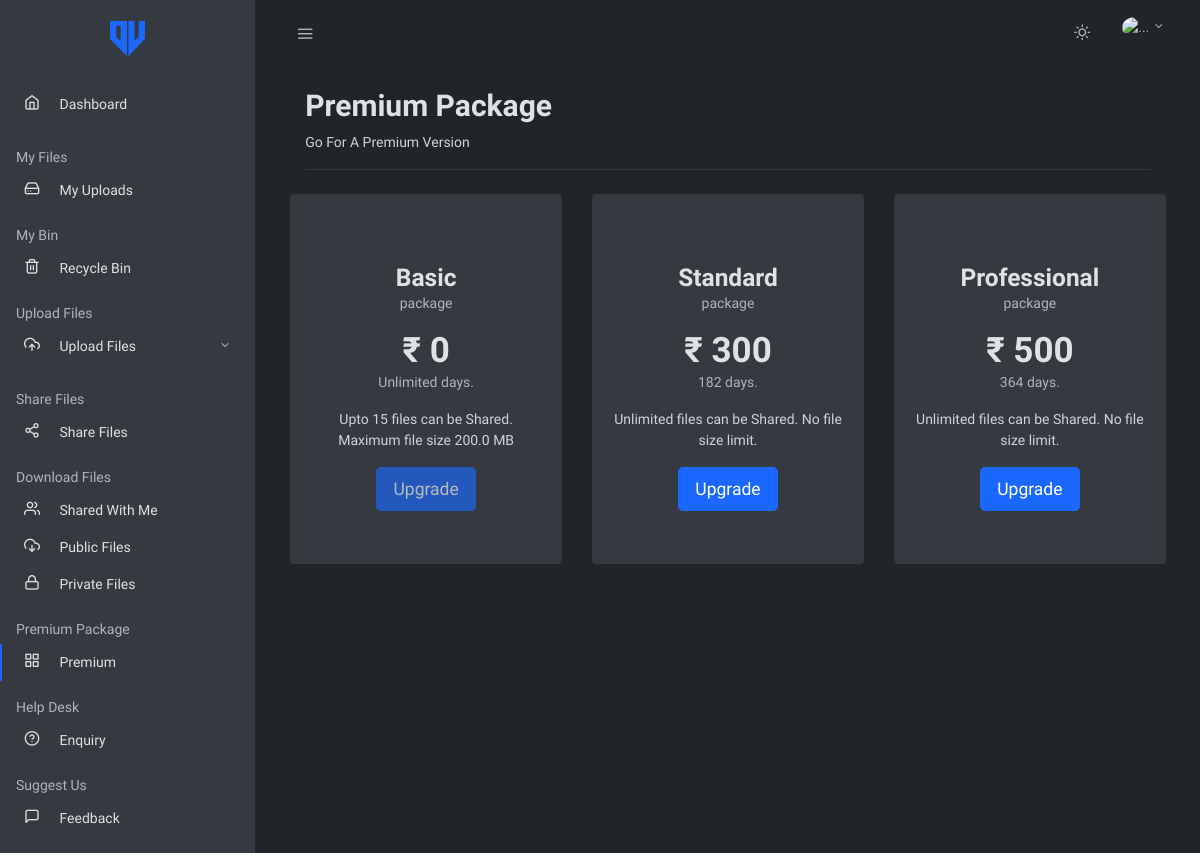
The page /DocVaultPremium (signed in) on the database its author committed.
### docvaultuser/models.py (models this page shows)
class premium_package(models.Model):
    package_type = models.CharField(max_length=30)
    package_publish_date_time = models.DateTimeField(auto_now_add=True, editable=False)
    package_status = models.CharField(max_length=30)
    package_price = models.FloatField()
    package_duration = models.IntegerField()
    package_description = models.CharField(max_length=100, default="")

### docvaultuser/views.py (the view)
# urls.py: re_path('DocVaultPremium', views.DocVaultPremium, name="DocVaultPremium.html"),
def DocVaultPremium(request):
    if request.session.is_empty():
        return render(request, 'signlog.html')
    else:
        pack = premium_package.objects.all().exclude(id=3).order_by('package_price')
        basic = premium_package.objects.get(id=3)
        return render(request, 'DocVaultPremium.html', {'context': pack, 'basic': basic})

### docvaultuser/templates/DocVaultPremium.html (shortened to what this page needs)
<!doctype html>
{%load static%}
<html lang="en">
  <head>
    <link rel="stylesheet" href=" {% static 'css/simplebar.css' %} ">
    <link rel="stylesheet" href=" {% static 'css/feather.css' %} ">
    <link rel="stylesheet" href=" {% static 'css/daterangepicker.css' %} ">
    <link rel="stylesheet" href=" {% static 'css/app-light.css' %} " id="lightTheme" disabled>
    <link rel="stylesheet" href=" {% static 'css/app-dark.css' %} " id="darkTheme">
  </head>
  <body class="vertical  dark  " onload="myFunc()">
    <div class="wrapper">
      <nav class="topnav navbar navbar-light">
        <button type="button" class="navbar-toggler text-muted mt-2 p-0 mr-3 collapseSidebar">
          <i class="fe fe-menu navbar-toggler-icon"></i>
        </button>
        <ul class="nav">
          <li class="nav-item">
            <a class="nav-link text-muted my-2" href="#" id="modeSwitcher" data-mode="dark">
              <i class="fe fe-sun fe-16"></i>
            </a>
          </li>
          <li class="nav-item dropdown">
            <a class="nav-link dropdown-toggle text-muted pr-0" href="#" id="navbarDropdownMenuLink" role="button" data-toggle="dropdown" aria-haspopup="true" aria-expanded="false">
              <span class="avatar avatar-sm mt-2">
                <img src="/media/{{request.session.log_user_dp}} " height="30px" width="25px" alt="..." class="avatar-img rounded-circle">
              </span>
            </a>
          </li>
        </ul>
      </nav>
      <aside class="sidebar-left border-right bg-white shadow" id="leftSidebar" data-simplebar>
        <nav class="vertnav navbar navbar-light">
          <div class="w-100 mb-4 d-flex">
            <a class="navbar-brand mx-auto mt-2 flex-fill text-center" href=" {% url 'DocVaultIndex.html' %} ">
              <img src=" {% static 'assets/images/logo.png' %} " height="35px" width="35px">
            </a>
          </div>
          <ul class="navbar-nav flex-fill w-100 mb-2">
            <li class="nav-item ">
              <a href=" {% url 'DocVaultIndex.html' %} " class="nav-link">
                <i class="fe fe-home fe-16"></i>
                <span class="ml-3 item-text">Dashboard</span><span class="sr-only">(current)</span>
              </a>
            </li>
          </ul>
          <p class="text-muted nav-heading mt-3 mb-1">
            <span>My Files</span>
          </p>
          <ul class="navbar-nav flex-fill w-100 mb-2">
            <li class="nav-item w-100">
              <a class="nav-link" href=" {% url 'DocVaultMyUploads.html' %} ">
                <i class="fe fe-hard-drive fe-16"></i>
                <span class="ml-3 item-text">My Uploads</span>
              </a>
            </li>
             <p class="text-muted nav-heading mt-3 mb-1">
            <span>My Bin</span>
          </p>
          <ul class="navbar-nav flex-fill w-100 mb-2">
            <li class="nav-item w-100">
              <a class="nav-link" href=" {% url 'DocVaultRecycle.html' %} ">
                <i class="fe fe-trash-2 fe-16"></i>
                <span class="ml-3 item-text">Recycle Bin</span>
              </a>
            </li>
            <ul class="navbar-nav flex-fill w-100 mb-2">
              <p class="text-muted nav-heading mt-3 mb-1">
               <span>Upload Files</span>
              </p>
            <li class="nav-item dropdown ">
              <a href=" #dashboard " data-toggle="collapse" aria-expanded="false" class="dropdown-toggle nav-link">
                <i class="fe fe-upload-cloud fe-16"></i>
                <span class="ml-3 item-text">Upload Files</span><span class="sr-only">(current)</span>
              </a>
            </li>
          </ul>
          <p class="text-muted nav-heading mt-3 mb-1">
            <span>Share Files</span>
          </p>
            <li class="nav-item w-100">
              <a class="nav-link" href=" {% url 'showup' %} ">
                <i class="fe fe-share-2 fe-16"></i>
                <span class="ml-3 item-text">Share Files</span>
              </a>
            </li>
          <p class="text-muted nav-heading mt-3 mb-1">
            <span>Download Files</span>
          </p>
            <li class="nav-item w-100">
              <a class="nav-link" href=" {% url 'DocVaultSharedFiles.html' %} ">
                <i class="fe fe-users fe-16"></i>
                <span class="ml-3 item-text">Shared With Me</span>
              </a>
            </li>
            <li class="nav-item">
              <a href=" {% url 'DocVaultDownloadFiles.html' %} " class="nav-link">
                <i class="fe fe-download-cloud fe-16"></i>
                <span class="ml-3 item-text">Public Files</span>
              </a>
            </li>
            <li class="nav-item">
               <a class="nav-link " href=" {% url 'showprivate' %} ">
                  <i class="fe fe-lock fe-16"></i>
                 <span class="ml-3 item-text"> Private Files</span>
              </a>
            </li>
            <p class="text-muted nav-heading mt-3 mb-1">
            <span>Premium Package</span>
            </p>
            <li class="nav-item active">
              <a href=" {% url 'DocVaultPremium.html' %} " class="nav-link">
                <i class="fe fe-grid fe-16"></i>
                <span class="ml-3 item-text">Premium</span>
              </a>
            </li>
            <p class="text-muted nav-heading mt-3 mb-1">
            <span>Help Desk</span>
            </p>
            <li class="nav-item">
              <a href=" {% url 'DocVaultEnquiry.html' %} " class="nav-link">
                <i class="fe fe-help-circle fe-16"></i>
                <span class="ml-3 item-text">Enquiry</span>
              </a>
            </li>
            <p class="text-muted nav-heading mt-3 mb-1">
            <span>Suggest Us</span>
          </p>
            <li class="nav-item ">
              <a href=" {% url 'DocVaultFeedback.html' %} " class="nav-link">
                <i class="fe fe-message-square fe-16"></i>
                <span class="ml-3 item-text">Feedback</span>
              </a>
            </li>
          </ul>
        </nav>
      </aside>
      <main role="main" class="main-content">
        <div class="container-fluid">
          <div class="col">
            <h2 class="h5 page-title" style="font-size:30px;">Premium Package</h2>
            <span class="medium">Go For A Premium Version</span>
            <hr>
          </div>
          <div class="card-deck my-4">
            <div class="card mb-4">
              <div class="card-body text-center my-4">
                  <h3 class="h3 mt-4 mb-0">{{basic.package_type}}</h3>
                <p class="text-muted">package</p>
                <span class="h1 mb-0">₹ {{basic.package_price|floatformat }}</span>
                <p class="text-muted">Unlimited days.</p>
                <ul class="list-unstyled">
                  <li>{{basic.package_description}}</li>
                </ul>
                    <button type="button" disabled class="btn mb-2 btn-primary btn-lg">Upgrade</button>
              </div>
            </div>
          {% for data in context %}
            <div class="card mb-4">
              <div class="card-body text-center my-4">
                  <h3 class="h3 mt-4 mb-0">{{data.package_type}}</h3>
                <p class="text-muted">package</p>
                <span class="h1 mb-0">₹ {{data.package_price|floatformat }}</span>
                <p class="text-muted">{{data.package_duration}} days.</p>
                <ul class="list-unstyled">
                  <li>{{data.package_description}}</li>
                </ul>
                  <a href="/DocVaultPayment/{{ data.id }} ">
                    <button type="button" class="btn mb-2 btn-primary btn-lg">Upgrade</button>
                  </a>
              </div>
            </div>
          {% endfor %}
          </div>
        </div>
      </main>
    </div>
  </body>
</html>

### docvaultuser/static/css/simplebar.css (style rules this page uses)
[data-simplebar] { position: relative; flex-direction: column; flex-wrap: wrap; justify-content: flex-start; align-content: flex-start; align-items: flex-start; }

### docvaultuser/static/css/feather.css (style rules this page uses)
.fe { font-family: "feather" !important; speak: none; font-style: normal; font-weight: normal; font-variant: normal; text-transform: none; line-height: 1; -webkit-font-smoothing: antialiased; -moz-osx-font-smoothing: grayscale; }
.fe-16 { font-size: 16px; }
.fe-download-cloud:before { content: ""; }
.fe-grid:before { content: ""; }
.fe-hard-drive:before { content: ""; }
.fe-help-circle:before { content: ""; }
.fe-home:before { content: ""; }
.fe-lock:before { content: ""; }
.fe-menu:before { content: ""; }
.fe-message-square:before { content: ""; }
.fe-share-2:before { content: ""; }
.fe-sun:before { content: ""; }
.fe-trash-2:before { content: ""; }
.fe-upload-cloud:before { content: ""; }
.fe-users:before { content: ""; }

### rows shown on the page
premium_package: package_type "Basic", package_price "0", package_description "Upto 15 files can be Shared. Maximum file size 200.0 MB"
premium_package: package_type "Standard", package_price "300", package_duration "182", package_description "Unlimited files can be Shared. No file size limit."
premium_package: package_type "Professional", package_price "500", package_duration "364", package_description "Unlimited files can be Shared. No file size limit."
